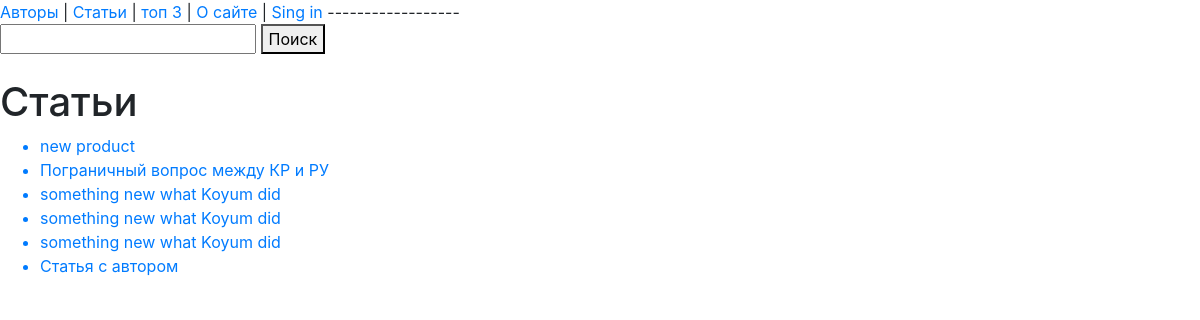
The page / on the database its author committed.
### core/models.py (models this page shows, shortened)
class Article(models.Model):
    title = models.CharField(max_length=255)
    text  = models.TextField()
    author = models.ForeignKey(
        to="Author",
        on_delete=models.SET_NULL,
        null=True, blank=True,
        related_name="article",
        verbose_name = "Автор"
    )
    readers = models.ManyToManyField(
        to=User,
        related_name="readed_articles",
        blank=True,
    )
    updated_at = models.DateTimeField(auto_now=True, null=True)
    views = models.IntegerField(default=0, verbose_name=" Просмотры")
    created_at = models.DateTimeField(
        auto_now_add=True,
        null=True
    )
    is_active = models.BooleanField(default=True)
    picture = models.ImageField(
        upload_to="articles_image",
        null=True, blank=True,
        verbose_name="Картинка статьи")

### core/views.py (the view)
# urls.py: path('', articles, name='articles'),
def articles(request):
    articles = Article.objects.filter(is_active=True)
    return render(
        request,
        'articles.html',
        {'articles': articles}
    )

### core/templates/articles.html
{% extends 'base.html' %}
{% block content %}
    <h1>Статьи</h1>
    <ul>
    {% for article in articles %}
        <a href="{% url 'article' article.id %}"><li>{{article.title}}</li></a>
    {% endfor %}
    </ul>
{% endblock %}

### rows shown on the page
Article: title "new product"
Article: title "Пограничный вопрос между КР и РУ"
Article: title "something new what Koyum did"
Article: title "something new what Koyum did"
Article: title "something new what Koyum did"
Article: title "Статья с автором"
